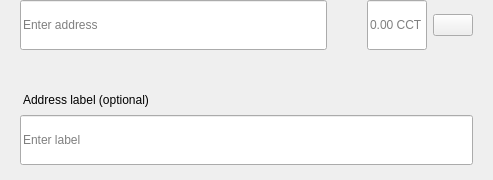
<?xml version="1.0" encoding="UTF-8"?>
<ui version="4.0">
 <class>SendMultiRow</class>
 <widget class="QWidget" name="SendMultiRow">
  <property name="geometry">
   <rect>
    <x>0</x>
    <y>0</y>
    <width>493</width>
    <height>180</height>
   </rect>
  </property>
  <property name="minimumSize">
   <size>
    <width>0</width>
    <height>0</height>
   </size>
  </property>
  <property name="maximumSize">
   <size>
    <width>16777215</width>
    <height>16777215</height>
   </size>
  </property>
  <property name="windowTitle">
   <string>Form</string>
  </property>
  <layout class="QVBoxLayout" name="verticalLayout_3">
   <property name="spacing">
    <number>0</number>
   </property>
   <property name="leftMargin">
    <number>0</number>
   </property>
   <property name="topMargin">
    <number>0</number>
   </property>
   <property name="rightMargin">
    <number>20</number>
   </property>
   <property name="bottomMargin">
    <number>5</number>
   </property>
   <item alignment="Qt::AlignTop">
    <widget class="QWidget" name="widget" native="true">
     <property name="sizePolicy">
      <sizepolicy hsizetype="Expanding" vsizetype="Maximum">
       <horstretch>0</horstretch>
       <verstretch>0</verstretch>
      </sizepolicy>
     </property>
     <property name="minimumSize">
      <size>
       <width>0</width>
       <height>60</height>
      </size>
     </property>
     <property name="maximumSize">
      <size>
       <width>16777215</width>
       <height>85</height>
      </size>
     </property>
     <layout class="QHBoxLayout" name="horizontalLayout" stretch="6,0,2">
      <property name="spacing">
       <number>0</number>
      </property>
      <property name="leftMargin">
       <number>8</number>
      </property>
      <property name="topMargin">
       <number>0</number>
      </property>
      <property name="rightMargin">
       <number>0</number>
      </property>
      <property name="bottomMargin">
       <number>0</number>
      </property>
      <item alignment="Qt::AlignTop">
       <widget class="QStackedWidget" name="stackedAddress">
        <property name="minimumSize">
         <size>
          <width>0</width>
          <height>50</height>
         </size>
        </property>
        <property name="maximumSize">
         <size>
          <width>16777215</width>
          <height>50</height>
         </size>
        </property>
        <widget class="QWidget" name="page_4">
         <property name="sizePolicy">
          <sizepolicy hsizetype="Expanding" vsizetype="Preferred">
           <horstretch>0</horstretch>
           <verstretch>0</verstretch>
          </sizepolicy>
         </property>
         <property name="minimumSize">
          <size>
           <width>0</width>
           <height>50</height>
          </size>
         </property>
         <property name="maximumSize">
          <size>
           <width>16777215</width>
           <height>55</height>
          </size>
         </property>
         <layout class="QVBoxLayout" name="verticalLayout_7">
          <property name="spacing">
           <number>0</number>
          </property>
          <property name="leftMargin">
           <number>12</number>
          </property>
          <property name="topMargin">
           <number>0</number>
          </property>
          <property name="rightMargin">
           <number>0</number>
          </property>
          <property name="bottomMargin">
           <number>0</number>
          </property>
          <item>
           <widget class="QLineEdit" name="lineEditAddress">
            <property name="minimumSize">
             <size>
              <width>0</width>
              <height>50</height>
             </size>
            </property>
            <property name="maximumSize">
             <size>
              <width>16777215</width>
              <height>50</height>
             </size>
            </property>
            <property name="placeholderText">
             <string>Enter address</string>
            </property>
           </widget>
          </item>
         </layout>
        </widget>
        <widget class="QWidget" name="page_3"/>
       </widget>
      </item>
      <item>
       <spacer name="horizontalSpacer_3">
        <property name="orientation">
         <enum>Qt::Horizontal</enum>
        </property>
        <property name="sizeType">
         <enum>QSizePolicy::Fixed</enum>
        </property>
        <property name="sizeHint" stdset="0">
         <size>
          <width>40</width>
          <height>20</height>
         </size>
        </property>
       </spacer>
      </item>
      <item>
       <layout class="QHBoxLayout" name="horizontalLayout_2">
        <property name="spacing">
         <number>6</number>
        </property>
        <item alignment="Qt::AlignTop">
         <widget class="QLineEdit" name="lineEditAmount">
          <property name="sizePolicy">
           <sizepolicy hsizetype="Expanding" vsizetype="Preferred">
            <horstretch>0</horstretch>
            <verstretch>0</verstretch>
           </sizepolicy>
          </property>
          <property name="minimumSize">
           <size>
            <width>0</width>
            <height>50</height>
           </size>
          </property>
          <property name="maximumSize">
           <size>
            <width>16777215</width>
            <height>50</height>
           </size>
          </property>
          <property name="maxLength">
           <number>17</number>
          </property>
          <property name="alignment">
           <set>Qt::AlignLeading|Qt::AlignLeft|Qt::AlignVCenter</set>
          </property>
          <property name="placeholderText">
           <string notr="true">0.00 CCT</string>
          </property>
         </widget>
        </item>
        <item>
         <layout class="QVBoxLayout" name="verticalLayout">
          <property name="topMargin">
           <number>14</number>
          </property>
          <property name="bottomMargin">
           <number>0</number>
          </property>
          <item alignment="Qt::AlignTop">
           <widget class="QPushButton" name="btnMenu">
            <property name="minimumSize">
             <size>
              <width>0</width>
              <height>0</height>
             </size>
            </property>
            <property name="maximumSize">
             <size>
              <width>16777215</width>
              <height>16777215</height>
             </size>
            </property>
            <property name="focusPolicy">
             <enum>Qt::NoFocus</enum>
            </property>
            <property name="text">
             <string/>
            </property>
           </widget>
          </item>
         </layout>
        </item>
       </layout>
      </item>
     </layout>
    </widget>
   </item>
   <item>
    <widget class="QWidget" name="layoutLabel" native="true">
     <property name="minimumSize">
      <size>
       <width>0</width>
       <height>0</height>
      </size>
     </property>
     <property name="maximumSize">
      <size>
       <width>16777215</width>
       <height>16777215</height>
      </size>
     </property>
     <layout class="QVBoxLayout" name="verticalLayout_9">
      <property name="spacing">
       <number>6</number>
      </property>
      <property name="leftMargin">
       <number>20</number>
      </property>
      <property name="topMargin">
       <number>0</number>
      </property>
      <property name="rightMargin">
       <number>0</number>
      </property>
      <property name="bottomMargin">
       <number>10</number>
      </property>
      <item>
       <spacer name="verticalSpacer">
        <property name="orientation">
         <enum>Qt::Vertical</enum>
        </property>
        <property name="sizeType">
         <enum>QSizePolicy::Fixed</enum>
        </property>
        <property name="sizeHint" stdset="0">
         <size>
          <width>20</width>
          <height>20</height>
         </size>
        </property>
       </spacer>
      </item>
      <item>
       <widget class="QLabel" name="labelSubtitleDescription">
        <property name="styleSheet">
         <string notr="true">margin-bottom:2px;
margin-left:0.05px;
padding:0px;</string>
        </property>
        <property name="text">
         <string>Address label (optional)</string>
        </property>
       </widget>
      </item>
      <item>
       <widget class="QLineEdit" name="lineEditDescription">
        <property name="minimumSize">
         <size>
          <width>0</width>
          <height>50</height>
         </size>
        </property>
        <property name="maximumSize">
         <size>
          <width>16777215</width>
          <height>50</height>
         </size>
        </property>
        <property name="placeholderText">
         <string>Enter label</string>
        </property>
       </widget>
      </item>
     </layout>
    </widget>
   </item>
  </layout>
 </widget>
 <resources/>
 <connections/>
</ui>
